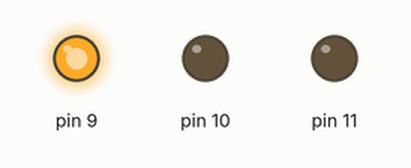
A sketch run on a simulated Arduino Uno, built with avr-gcc and run on an emulated ATmega328P. On the bench: output pins drawn as LEDs (lit = HIGH).

Above: at 0.2 s.
At 0.7 s:
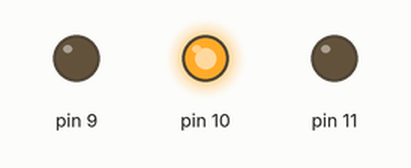
At 3.5 s:
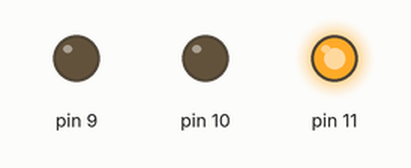
Timing chart, 0 to 4.6 s (numbered marks = the images above):
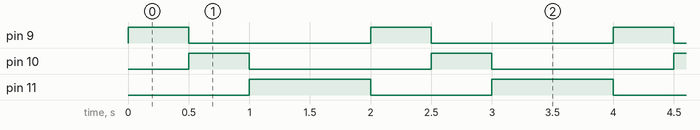

Measured:
- by itself, pin 9, pin 10: alternates HIGH for 0.50 s and LOW for 1.5 s
- by itself, pin 11: alternates HIGH for 1.0 s and LOW for 1.0 s
- by itself, everything shown: repeats every 2.0 s, in 3 steps

The sketch:

RGBLed.ino
```cpp
#include "rgbled_lib.h"

int val = -1;
RGBLed l(9, 10, 11);

void setup() {
}

void loop() {
  val++;
  if(val == 0) {
    l.set(255, 0, 0);
  } else if(val == 1) {
    l.set(0, 255, 0);
  } else if(val ==2) {
    l.set(0, 0, 255);
  } else {
    val = -1;
  }
  delay(500);
}
```

rgbled_lib.cpp
```cpp
#include "rgbled_lib.h"
#include "arduino.h"

RGBLed::RGBLed(int RedPin, int GreenPin, int BluePin) :
	redPin(RedPin),
	greenPin(GreenPin),
	bluePin(BluePin)
	{
		pinMode(redPin, OUTPUT);
		pinMode(greenPin, OUTPUT);
		pinMode(bluePin, OUTPUT);

		set(0, 0, 0);
	}

void RGBLed::set(int redValue, int greenValue, int blueValue) {
	setRed(redValue);
	setGreen(greenValue);
	setBlue(blueValue);
}

void RGBLed::setRed(int redValue) {
	analogWrite(redPin, redValue);
}

void RGBLed::setGreen(int greenValue) {
	analogWrite(greenPin, greenValue);
}

void RGBLed::setBlue(int blueValue) {
	analogWrite(bluePin, blueValue);
}
```

rgbled_lib.h
```cpp
#ifndef _rgbled_lib_h
#define _rgbled_lib_h

class RGBLed {
	public :
		// Public member(s)

		// Public method(s)
		RGBLed(int redPin, int greenPin, int bluePin);
		void set(int redValue, int greenValue, int blueValue);
		void setRed(int redValue);
		void setGreen(int greenValue);
		void setBlue(int blueValue);
	private :
		// Private member(s)
		int redPin;
		int greenPin;
		int bluePin;

		// Private method(s)
};

#endif
```
